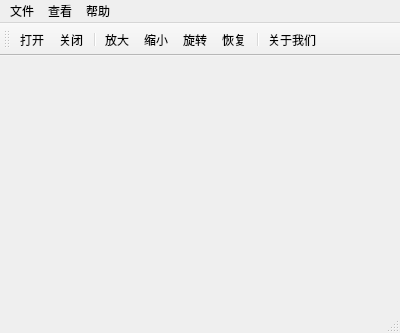
<?xml version="1.0" encoding="UTF-8"?>
<ui version="4.0">
 <class>PictureView</class>
 <widget class="QMainWindow" name="PictureView">
  <property name="geometry">
   <rect>
    <x>0</x>
    <y>0</y>
    <width>400</width>
    <height>333</height>
   </rect>
  </property>
  <property name="windowTitle">
   <string>PictureView</string>
  </property>
  <widget class="QWidget" name="centralWidget">
   <layout class="QVBoxLayout" name="verticalLayout">
    <property name="spacing">
     <number>0</number>
    </property>
    <property name="margin">
     <number>0</number>
    </property>
    <item>
     <widget class="QLabel" name="imgLabel">
      <property name="text">
       <string/>
      </property>
      <property name="alignment">
       <set>Qt::AlignCenter</set>
      </property>
     </widget>
    </item>
   </layout>
  </widget>
  <widget class="QMenuBar" name="menuBar">
   <property name="geometry">
    <rect>
     <x>0</x>
     <y>0</y>
     <width>400</width>
     <height>25</height>
    </rect>
   </property>
   <widget class="QMenu" name="fileMenu">
    <property name="title">
     <string>文件</string>
    </property>
    <addaction name="openAction"/>
    <addaction name="closeAction"/>
    <addaction name="separator"/>
    <addaction name="quitAction"/>
   </widget>
   <widget class="QMenu" name="viewMenu">
    <property name="title">
     <string>查看</string>
    </property>
    <addaction name="zoominAction"/>
    <addaction name="zoomoutAction"/>
    <addaction name="rotateAction"/>
    <addaction name="separator"/>
    <addaction name="resumeAction"/>
   </widget>
   <widget class="QMenu" name="helpMenu">
    <property name="title">
     <string>帮助</string>
    </property>
    <addaction name="aboutUsAction"/>
    <addaction name="aboutQtAction"/>
   </widget>
   <addaction name="fileMenu"/>
   <addaction name="viewMenu"/>
   <addaction name="helpMenu"/>
  </widget>
  <widget class="QToolBar" name="mainToolBar">
   <property name="enabled">
    <bool>true</bool>
   </property>
   <attribute name="toolBarArea">
    <enum>TopToolBarArea</enum>
   </attribute>
   <attribute name="toolBarBreak">
    <bool>false</bool>
   </attribute>
   <addaction name="openAction"/>
   <addaction name="closeAction"/>
   <addaction name="separator"/>
   <addaction name="zoominAction"/>
   <addaction name="zoomoutAction"/>
   <addaction name="rotateAction"/>
   <addaction name="resumeAction"/>
   <addaction name="separator"/>
   <addaction name="aboutUsAction"/>
  </widget>
  <widget class="QStatusBar" name="statusBar"/>
  <action name="openAction">
   <property name="icon">
    <iconset resource="icons.qrc">
     <normaloff>:/icons/open.png</normaloff>:/icons/open.png</iconset>
   </property>
   <property name="text">
    <string>打开</string>
   </property>
  </action>
  <action name="closeAction">
   <property name="icon">
    <iconset resource="icons.qrc">
     <normaloff>:/icons/close.png</normaloff>:/icons/close.png</iconset>
   </property>
   <property name="text">
    <string>关闭</string>
   </property>
  </action>
  <action name="quitAction">
   <property name="icon">
    <iconset resource="icons.qrc">
     <normaloff>:/icons/quit.png</normaloff>:/icons/quit.png</iconset>
   </property>
   <property name="text">
    <string>退出</string>
   </property>
  </action>
  <action name="zoominAction">
   <property name="icon">
    <iconset resource="icons.qrc">
     <normaloff>:/icons/zoomin.png</normaloff>:/icons/zoomin.png</iconset>
   </property>
   <property name="text">
    <string>放大</string>
   </property>
  </action>
  <action name="zoomoutAction">
   <property name="icon">
    <iconset resource="icons.qrc">
     <normaloff>:/icons/zoomout.png</normaloff>:/icons/zoomout.png</iconset>
   </property>
   <property name="text">
    <string>缩小</string>
   </property>
  </action>
  <action name="rotateAction">
   <property name="icon">
    <iconset resource="icons.qrc">
     <normaloff>:/icons/cwrotate.png</normaloff>:/icons/cwrotate.png</iconset>
   </property>
   <property name="text">
    <string>旋转</string>
   </property>
  </action>
  <action name="resumeAction">
   <property name="icon">
    <iconset resource="icons.qrc">
     <normaloff>:/icons/resume.png</normaloff>:/icons/resume.png</iconset>
   </property>
   <property name="text">
    <string>恢复</string>
   </property>
  </action>
  <action name="aboutUsAction">
   <property name="checkable">
    <bool>false</bool>
   </property>
   <property name="icon">
    <iconset resource="icons.qrc">
     <normaloff>:/icons/aboutus.png</normaloff>:/icons/aboutus.png</iconset>
   </property>
   <property name="text">
    <string>关于我们</string>
   </property>
  </action>
  <action name="aboutQtAction">
   <property name="icon">
    <iconset resource="icons.qrc">
     <normaloff>:/icons/help.png</normaloff>:/icons/help.png</iconset>
   </property>
   <property name="text">
    <string>关于QT</string>
   </property>
  </action>
 </widget>
 <layoutdefault spacing="6" margin="11"/>
 <resources>
  <include location="icons.qrc"/>
 </resources>
 <connections/>
</ui>
